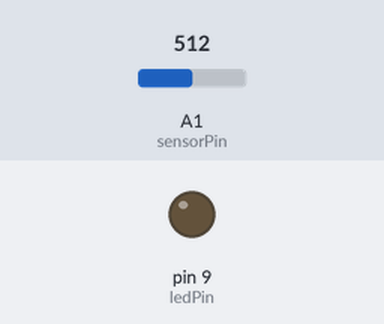
Recording of a sketch running on a simulated Arduino Uno, built with avr-gcc and run on an emulated ATmega328P. On the bench: output pins drawn as LEDs (lit = HIGH). Dashed ring = blinking. The test bench sets the inputs (shaded band); at power-on: A1 (sensorPin) = 512.

Above: at 0.1 s.
At 1.2 s:
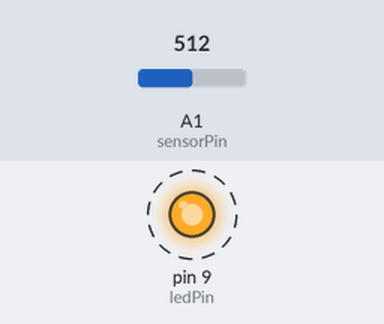
1.3 s: A1 (sensorPin) set to 122
4.3 s: A1 (sensorPin) set to 0
At 5.2 s:
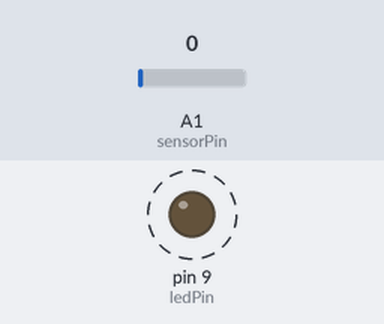
Timing chart, 0 to 13.3 s (numbered marks = the images above; inputs shaded):
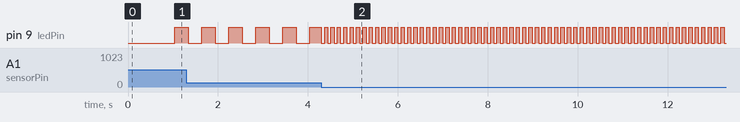

Measured:
- after the input at 4.3 s, pin 9 (ledPin): alternates HIGH for 0.07 s and LOW for 0.07 s, starting at once
- by itself, pin 9 (ledPin): alternates HIGH for 0.30 s and LOW for 0.30 s

The sketch:

AfP_Class3_Ex08_step2_BlinkItToSampleIt.pde
```cpp
/*
This code is literally blinking led code from Class 2 Ex 2 with a find/replace
on the word blink to sample and Blink to Sample.  This version was for
 Class 2 of the Arduino for Programmers course taught at CRASH Space in October,
 2010.

 The Circuit:
 * Pin 9: LED, anode to microcontroller, 330 Ohm restor from cathode to ground
 * Analog Pin 0: Flex Sensor (optional, not in code as written)
 * Analog Pin 1: Potentiometer

 The two different sensors were really so we could see how it worked with both
 a potentiomenter and sensor with less of a range.

 Written By: Carlyn Maw
 Created: April 2010
 Updated: Nov 1 2010

 */

//DEFINE: STEP ONE, IS YOUR DEBUG ON AND GLOBAL STATUS VARS

boolean debugFlag = 0;      //controls serial printing of debug statement
int baudRate = 9600;        //just needs to agree with what is listening to you
//used by Serial.begin

unsigned long lastMillis= 0;
unsigned long currentMillis = 0;

//DEFINE: STEP TWO, INPUTS AND THEIR VARIABLES

const int sensorPin = A1;   //Potentiometer
int sensorValue = 0;        //Sensor Value
int sensorMax = 1023;       //Maximum value this sensor will ever have as a reading
int sensorMin = 0;          //Minimum value this sensor will ever have as a reading

//DEFINE: STEP THREE, OUTPUTS AND THEIR VARIABLES
const int ledPin = 9;

//led timing variables
int sampleOnPeriod = 1000; // on and off period...
// could you change that?

int sampleShortest = 70;   // shortest sample period
int sampleLongest = 2000;  // longest sample period

int sampleState;           //knows if the LED is on or off, the pin doesn't.
long sampleFlipTime;       //knows the last time it changed

//------------------------------------------------------------------ START SETUP LOOP
void setup() {
  //SETUP STEP ONE: Attach hardware serial functions
  Serial.begin(baudRate);

  //SETUP STEP TWO: Set digital pin modes
  pinMode(ledPin, OUTPUT);

  //SETUP STEP THREE: Set any initial condtions for outputs
  digitalWrite(ledPin, LOW);
}

//------------------------------------------------------------------ START MAIN LOOP
void loop() {
  //LOOP: STEP ONE, CHECK THE TIME
  lastMillis = currentMillis; // dumps the time from the last loop into previous holder
  currentMillis = millis();  // refreshes the time

  //LOOP: STEP TWO, POLL THE ENVIRONMENT
  sensorValue = analogRead(sensorPin);

  //LOOP: STEP THREE, DO SOMETHING ABOUT IT
  //same method we used to get a ranged value for PWM in test code
  sampleOnPeriod = map(sensorValue, sensorMin, sensorMax , sampleShortest, sampleLongest);

  //do the actual sampleing
  sampleIt(ledPin, sampleOnPeriod);

  //LOOP STEP THREE: TELL ME WHAT'S GOING ON
  if (debugFlag) {
    Serial.println(sensorValue);
  }


}

//------------------------------------------------------------------ END MAIN LOOP
//------------------------------------------------------------------------ sampleIt

void sampleIt(int myLED, int mySamplePeriod) {

  //if the difference between the last time I flipped and the
  //current time is longer than the mySamplePeriod parameter
  //passed to me then...
  if ((mySamplePeriod) < (currentMillis- sampleFlipTime)) {

    //flip me. google "question mark syntax c"
    sampleState ? sampleState=false : sampleState=true;
    //update the sampleFlipTime with the current time.
    sampleFlipTime = currentMillis;
  }
  //This line needs to be OUTSIDE the if statement so the LED is
  //always under this function's control, not just at the moment
  //of change (bigger issue when you are using it to toggle between
  //LEDs like in Class One Ex 7(b) Toggle LEDs
  digitalWrite(myLED,sampleState);
}
```
